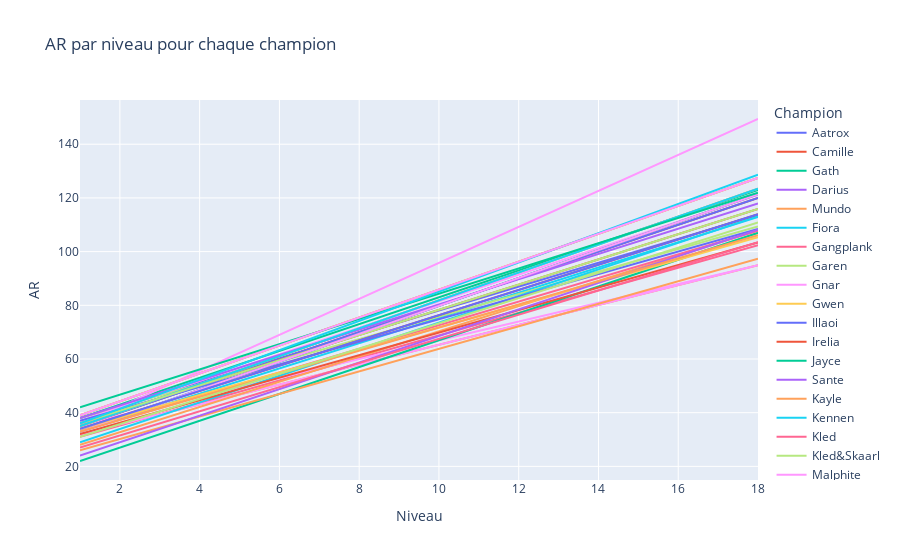

The notebook cell saved with this chart:
### Code cell
plot_ad_per_level(df_top, 'AR')

### Figure 1 — Plotly figure (JSON) as saved in the notebook; plotly's stock layout.template omitted (floating-point values rounded to 4 significant figures)
{"data": [{"hovertemplate": "Champion=Aatrox<br>Niveau=%{x}<br>AR=%{y}<extra></extra>", "legendgroup": "Aatrox", "line": {"color": "#636efa", "dash": "solid"}, "marker": {"symbol": "circle"}, "mode": "lines", "name": "Aatrox", "orientation": "v", "showlegend": true, "type": "scatter", "x": [1, 2, 3, 4, 5, 6, 7, 8, 9, 10, 11, 12, 13, 14, 15, 16, 17, 18], "xaxis": "x", "y": [38, 42.45, 46.9, 51.35, 55.8, 60.25, 64.7, 69.15, 73.6, 78.05, 82.5, 86.95, 91.4, 95.85, 100.3, 104.8, 109.2, 113.7], "yaxis": "y"}, {"hovertemplate": "Champion=Camille<br>Niveau=%{x}<br>AR=%{y}<extra></extra>", "legendgroup": "Camille", "line": {"color": "#EF553B", "dash": "solid"}, "marker": {"symbol": "circle"}, "mode": "lines", "name": "Camille", "orientation": "v", "showlegend": true, "type": "scatter", "x": [1, 2, 3, 4, 5, 6, 7, 8, 9, 10, 11, 12, 13, 14, 15, 16, 17, 18], "xaxis": "x", "y": [35, 40, 45, 50, 55, 60, 65, 70, 75, 80, 85, 90, 95, 100, 105, 110, 115, 120], "yaxis": "y"}, {"hovertemplate": "Champion=Gath<br>Niveau=%{x}<br>AR=%{y}<extra></extra>", "legendgroup": "Gath", "line": {"color": "#00cc96", "dash": "solid"}, "marker": {"symbol": "circle"}, "mode": "lines", "name": "Gath", "orientation": "v", "showlegend": true, "type": "scatter", "x": [1, 2, 3, 4, 5, 6, 7, 8, 9, 10, 11, 12, 13, 14, 15, 16, 17, 18], "xaxis": "x", "y": [38, 43, 48, 53, 58, 63, 68, 73, 78, 83, 88, 93, 98, 103, 108, 113, 118, 123], "yaxis": "y"}, {"hovertemplate": "Champion=Darius<br>Niveau=%{x}<br>AR=%{y}<extra></extra>", "legendgroup": "Darius", "line": {"color": "#ab63fa", "dash": "solid"}, "marker": {"symbol": "circle"}, "mode": "lines", "name": "Darius", "orientation": "v", "showlegend": true, "type": "scatter", "x": [1, 2, 3, 4, 5, 6, 7, 8, 9, 10, 11, 12, 13, 14, 15, 16, 17, 18], "xaxis": "x", "y": [39, 44.2, 49.4, 54.6, 59.8, 65, 70.2, 75.4, 80.6, 85.8, 91, 96.2, 101.4, 106.6, 111.8, 117, 122.2, 127.4], "yaxis": "y"}, {"hovertemplate": "Champion=Mundo<br>Niveau=%{x}<br>AR=%{y}<extra></extra>", "legendgroup": "Mundo", "line": {"color": "#FFA15A", "dash": "solid"}, "marker": {"symbol": "circle"}, "mode": "lines", "name": "Mundo", "orientation": "v", "showlegend": true, "type": "scatter", "x": [1, 2, 3, 4, 5, 6, 7, 8, 9, 10, 11, 12, 13, 14, 15, 16, 17, 18], "xaxis": "x", "y": [32, 35.7, 39.4, 43.1, 46.8, 50.5, 54.2, 57.9, 61.6, 65.3, 69, 72.7, 76.4, 80.1, 83.8, 87.5, 91.2, 94.9], "yaxis": "y"}, {"hovertemplate": "Champion=Fiora<br>Niveau=%{x}<br>AR=%{y}<extra></extra>", "legendgroup": "Fiora", "line": {"color": "#19d3f3", "dash": "solid"}, "marker": {"symbol": "circle"}, "mode": "lines", "name": "Fiora", "orientation": "v", "showlegend": true, "type": "scatter", "x": [1, 2, 3, 4, 5, 6, 7, 8, 9, 10, 11, 12, 13, 14, 15, 16, 17, 18], "xaxis": "x", "y": [33, 37.7, 42.4, 47.1, 51.8, 56.5, 61.2, 65.9, 70.6, 75.3, 80, 84.7, 89.4, 94.1, 98.8, 103.5, 108.2, 112.9], "yaxis": "y"}, {"hovertemplate": "Champion=Gangplank<br>Niveau=%{x}<br>AR=%{y}<extra></extra>", "legendgroup": "Gangplank", "line": {"color": "#FF6692", "dash": "solid"}, "marker": {"symbol": "circle"}, "mode": "lines", "name": "Gangplank", "orientation": "v", "showlegend": true, "type": "scatter", "x": [1, 2, 3, 4, 5, 6, 7, 8, 9, 10, 11, 12, 13, 14, 15, 16, 17, 18], "xaxis": "x", "y": [31, 35.2, 39.4, 43.6, 47.8, 52, 56.2, 60.4, 64.6, 68.8, 73, 77.2, 81.4, 85.6, 89.8, 94, 98.2, 102.4], "yaxis": "y"}, {"hovertemplate": "Champion=Garen<br>Niveau=%{x}<br>AR=%{y}<extra></extra>", "legendgroup": "Garen", "line": {"color": "#B6E880", "dash": "solid"}, "marker": {"symbol": "circle"}, "mode": "lines", "name": "Garen", "orientation": "v", "showlegend": true, "type": "scatter", "x": [1, 2, 3, 4, 5, 6, 7, 8, 9, 10, 11, 12, 13, 14, 15, 16, 17, 18], "xaxis": "x", "y": [38, 42.2, 46.4, 50.6, 54.8, 59, 63.2, 67.4, 71.6, 75.8, 80, 84.2, 88.4, 92.6, 96.8, 101, 105.2, 109.4], "yaxis": "y"}, {"hovertemplate": "Champion=Gnar<br>Niveau=%{x}<br>AR=%{y}<extra></extra>", "legendgroup": "Gnar", "line": {"color": "#FF97FF", "dash": "solid"}, "marker": {"symbol": "circle"}, "mode": "lines", "name": "Gnar", "orientation": "v", "showlegend": true, "type": "scatter", "x": [1, 2, 3, 4, 5, 6, 7, 8, 9, 10, 11, 12, 13, 14, 15, 16, 17, 18, 1, 2, 3, 4, 5, 6, 7, 8, 9, 10, 11, 12, 13, 14, 15, 16, 17, 18], "xaxis": "x", "y": [32, 35.7, 39.4, 43.1, 46.8, 50.5, 54.2, 57.9, 61.6, 65.3, 69, 72.7, 76.4, 80.1, 83.8, 87.5, 91.2, 94.9, 35.5, 42.2, 48.9, 55.6, 62.3, 69, 75.7, 82.4, 89.1, 95.8, 102.5, 109.2, 115.9, 122.6, 129.3, 136, 142.7, 149.4], "yaxis": "y"}, {"hovertemplate": "Champion=Gwen<br>Niveau=%{x}<br>AR=%{y}<extra></extra>", "legendgroup": "Gwen", "line": {"color": "#FECB52", "dash": "solid"}, "marker": {"symbol": "circle"}, "mode": "lines", "name": "Gwen", "orientation": "v", "showlegend": true, "type": "scatter", "x": [1, 2, 3, 4, 5, 6, 7, 8, 9, 10, 11, 12, 13, 14, 15, 16, 17, 18], "xaxis": "x", "y": [39, 44.2, 49.4, 54.6, 59.8, 65, 70.2, 75.4, 80.6, 85.8, 91, 96.2, 101.4, 106.6, 111.8, 117, 122.2, 127.4], "yaxis": "y"}, {"hovertemplate": "Champion=Illaoi<br>Niveau=%{x}<br>AR=%{y}<extra></extra>", "legendgroup": "Illaoi", "line": {"color": "#636efa", "dash": "solid"}, "marker": {"symbol": "circle"}, "mode": "lines", "name": "Illaoi", "orientation": "v", "showlegend": true, "type": "scatter", "x": [1, 2, 3, 4, 5, 6, 7, 8, 9, 10, 11, 12, 13, 14, 15, 16, 17, 18], "xaxis": "x", "y": [35, 40, 45, 50, 55, 60, 65, 70, 75, 80, 85, 90, 95, 100, 105, 110, 115, 120], "yaxis": "y"}, {"hovertemplate": "Champion=Irelia<br>Niveau=%{x}<br>AR=%{y}<extra></extra>", "legendgroup": "Irelia", "line": {"color": "#EF553B", "dash": "solid"}, "marker": {"symbol": "circle"}, "mode": "lines", "name": "Irelia", "orientation": "v", "showlegend": true, "type": "scatter", "x": [1, 2, 3, 4, 5, 6, 7, 8, 9, 10, 11, 12, 13, 14, 15, 16, 17, 18], "xaxis": "x", "y": [36, 40.7, 45.4, 50.1, 54.8, 59.5, 64.2, 68.9, 73.6, 78.3, 83, 87.7, 92.4, 97.1, 101.8, 106.5, 111.2, 115.9], "yaxis": "y"}, {"hovertemplate": "Champion=Jayce<br>Niveau=%{x}<br>AR=%{y}<extra></extra>", "legendgroup": "Jayce", "line": {"color": "#00cc96", "dash": "solid"}, "marker": {"symbol": "circle"}, "mode": "lines", "name": "Jayce", "orientation": "v", "showlegend": true, "type": "scatter", "x": [1, 2, 3, 4, 5, 6, 7, 8, 9, 10, 11, 12, 13, 14, 15, 16, 17, 18], "xaxis": "x", "y": [22, 27, 32, 37, 42, 47, 52, 57, 62, 67, 72, 77, 82, 87, 92, 97, 102, 107], "yaxis": "y"}, {"hovertemplate": "Champion=Sante<br>Niveau=%{x}<br>AR=%{y}<extra></extra>", "legendgroup": "Sante", "line": {"color": "#ab63fa", "dash": "solid"}, "marker": {"symbol": "circle"}, "mode": "lines", "name": "Sante", "orientation": "v", "showlegend": true, "type": "scatter", "x": [1, 2, 3, 4, 5, 6, 7, 8, 9, 10, 11, 12, 13, 14, 15, 16, 17, 18], "xaxis": "x", "y": [33, 38.2, 43.4, 48.6, 53.8, 59, 64.2, 69.4, 74.6, 79.8, 85, 90.2, 95.4, 100.6, 105.8, 111, 116.2, 121.4], "yaxis": "y"}, {"hovertemplate": "Champion=Kayle<br>Niveau=%{x}<br>AR=%{y}<extra></extra>", "legendgroup": "Kayle", "line": {"color": "#FFA15A", "dash": "solid"}, "marker": {"symbol": "circle"}, "mode": "lines", "name": "Kayle", "orientation": "v", "showlegend": true, "type": "scatter", "x": [1, 2, 3, 4, 5, 6, 7, 8, 9, 10, 11, 12, 13, 14, 15, 16, 17, 18], "xaxis": "x", "y": [26, 30.2, 34.4, 38.6, 42.8, 47, 51.2, 55.4, 59.6, 63.8, 68, 72.2, 76.4, 80.6, 84.8, 89, 93.2, 97.4], "yaxis": "y"}, {"hovertemplate": "Champion=Kennen<br>Niveau=%{x}<br>AR=%{y}<extra></extra>", "legendgroup": "Kennen", "line": {"color": "#19d3f3", "dash": "solid"}, "marker": {"symbol": "circle"}, "mode": "lines", "name": "Kennen", "orientation": "v", "showlegend": true, "type": "scatter", "x": [1, 2, 3, 4, 5, 6, 7, 8, 9, 10, 11, 12, 13, 14, 15, 16, 17, 18], "xaxis": "x", "y": [29, 33.95, 38.9, 43.85, 48.8, 53.75, 58.7, 63.65, 68.6, 73.55, 78.5, 83.45, 88.4, 93.35, 98.3, 103.2, 108.2, 113.2], "yaxis": "y"}, {"hovertemplate": "Champion=Kled<br>Niveau=%{x}<br>AR=%{y}<extra></extra>", "legendgroup": "Kled", "line": {"color": "#FF6692", "dash": "solid"}, "marker": {"symbol": "circle"}, "mode": "lines", "name": "Kled", "orientation": "v", "showlegend": true, "type": "scatter", "x": [1, 2, 3, 4, 5, 6, 7, 8, 9, 10, 11, 12, 13, 14, 15, 16, 17, 18], "xaxis": "x", "y": [35, 40.2, 45.4, 50.6, 55.8, 61, 66.2, 71.4, 76.6, 81.8, 87, 92.2, 97.4, 102.6, 107.8, 113, 118.2, 123.4], "yaxis": "y"}, {"hovertemplate": "Champion=Kled&Skaarl<br>Niveau=%{x}<br>AR=%{y}<extra></extra>", "legendgroup": "Kled&Skaarl", "line": {"color": "#B6E880", "dash": "solid"}, "marker": {"symbol": "circle"}, "mode": "lines", "name": "Kled&Skaarl", "orientation": "v", "showlegend": true, "type": "scatter", "x": [1, 2, 3, 4, 5, 6, 7, 8, 9, 10, 11, 12, 13, 14, 15, 16, 17, 18], "xaxis": "x", "y": [35, 40.2, 45.4, 50.6, 55.8, 61, 66.2, 71.4, 76.6, 81.8, 87, 92.2, 97.4, 102.6, 107.8, 113, 118.2, 123.4], "yaxis": "y"}, {"hovertemplate": "Champion=Malphite<br>Niveau=%{x}<br>AR=%{y}<extra></extra>", "legendgroup": "Malphite", "line": {"color": "#FF97FF", "dash": "solid"}, "marker": {"symbol": "circle"}, "mode": "lines", "name": "Malphite", "orientation": "v", "showlegend": true, "type": "scatter", "x": [1, 2, 3, 4, 5, 6, 7, 8, 9, 10, 11, 12, 13, 14, 15, 16, 17, 18], "xaxis": "x", "y": [37, 41.95, 46.9, 51.85, 56.8, 61.75, 66.7, 71.65, 76.6, 81.55, 86.5, 91.45, 96.4, 101.4, 106.3, 111.2, 116.2, 121.2], "yaxis": "y"}, {"hovertemplate": "Champion=Maokai<br>Niveau=%{x}<br>AR=%{y}<extra></extra>", "legendgroup": "Maokai", "line": {"color": "#FECB52", "dash": "solid"}, "marker": {"symbol": "circle"}, "mode": "lines", "name": "Maokai", "orientation": "v", "showlegend": true, "type": "scatter", "x": [1, 2, 3, 4, 5, 6, 7, 8, 9, 10, 11, 12, 13, 14, 15, 16, 17, 18], "xaxis": "x", "y": [39, 44.2, 49.4, 54.6, 59.8, 65, 70.2, 75.4, 80.6, 85.8, 91, 96.2, 101.4, 106.6, 111.8, 117, 122.2, 127.4], "yaxis": "y"}, {"hovertemplate": "Champion=Mordekaiser<br>Niveau=%{x}<br>AR=%{y}<extra></extra>", "legendgroup": "Mordekaiser", "line": {"color": "#636efa", "dash": "solid"}, "marker": {"symbol": "circle"}, "mode": "lines", "name": "Mordekaiser", "orientation": "v", "showlegend": true, "type": "scatter", "x": [1, 2, 3, 4, 5, 6, 7, 8, 9, 10, 11, 12, 13, 14, 15, 16, 17, 18], "xaxis": "x", "y": [37, 41.2, 45.4, 49.6, 53.8, 58, 62.2, 66.4, 70.6, 74.8, 79, 83.2, 87.4, 91.6, 95.8, 100, 104.2, 108.4], "yaxis": "y"}, {"hovertemplate": "Champion=Nasus<br>Niveau=%{x}<br>AR=%{y}<extra></extra>", "legendgroup": "Nasus", "line": {"color": "#EF553B", "dash": "solid"}, "marker": {"symbol": "circle"}, "mode": "lines", "name": "Nasus", "orientation": "v", "showlegend": true, "type": "scatter", "x": [1, 2, 3, 4, 5, 6, 7, 8, 9, 10, 11, 12, 13, 14, 15, 16, 17, 18], "xaxis": "x", "y": [34, 38.7, 43.4, 48.1, 52.8, 57.5, 62.2, 66.9, 71.6, 76.3, 81, 85.7, 90.4, 95.1, 99.8, 104.5, 109.2, 113.9], "yaxis": "y"}, {"hovertemplate": "Champion=Ornn<br>Niveau=%{x}<br>AR=%{y}<extra></extra>", "legendgroup": "Ornn", "line": {"color": "#00cc96", "dash": "solid"}, "marker": {"symbol": "circle"}, "mode": "lines", "name": "Ornn", "orientation": "v", "showlegend": true, "type": "scatter", "x": [1, 2, 3, 4, 5, 6, 7, 8, 9, 10, 11, 12, 13, 14, 15, 16, 17, 18], "xaxis": "x", "y": [33, 38.2, 43.4, 48.6, 53.8, 59, 64.2, 69.4, 74.6, 79.8, 85, 90.2, 95.4, 100.6, 105.8, 111, 116.2, 121.4], "yaxis": "y"}, {"hovertemplate": "Champion=Poppy<br>Niveau=%{x}<br>AR=%{y}<extra></extra>", "legendgroup": "Poppy", "line": {"color": "#ab63fa", "dash": "solid"}, "marker": {"symbol": "circle"}, "mode": "lines", "name": "Poppy", "orientation": "v", "showlegend": true, "type": "scatter", "x": [1, 2, 3, 4, 5, 6, 7, 8, 9, 10, 11, 12, 13, 14, 15, 16, 17, 18], "xaxis": "x", "y": [38, 42.7, 47.4, 52.1, 56.8, 61.5, 66.2, 70.9, 75.6, 80.3, 85, 89.7, 94.4, 99.1, 103.8, 108.5, 113.2, 117.9], "yaxis": "y"}, {"hovertemplate": "Champion=Quinn<br>Niveau=%{x}<br>AR=%{y}<extra></extra>", "legendgroup": "Quinn", "line": {"color": "#FFA15A", "dash": "solid"}, "marker": {"symbol": "circle"}, "mode": "lines", "name": "Quinn", "orientation": "v", "showlegend": true, "type": "scatter", "x": [1, 2, 3, 4, 5, 6, 7, 8, 9, 10, 11, 12, 13, 14, 15, 16, 17, 18], "xaxis": "x", "y": [28, 32.7, 37.4, 42.1, 46.8, 51.5, 56.2, 60.9, 65.6, 70.3, 75, 79.7, 84.4, 89.1, 93.8, 98.5, 103.2, 107.9], "yaxis": "y"}, {"hovertemplate": "Champion=Renekton<br>Niveau=%{x}<br>AR=%{y}<extra></extra>", "legendgroup": "Renekton", "line": {"color": "#19d3f3", "dash": "solid"}, "marker": {"symbol": "circle"}, "mode": "lines", "name": "Renekton", "orientation": "v", "showlegend": true, "type": "scatter", "x": [1, 2, 3, 4, 5, 6, 7, 8, 9, 10, 11, 12, 13, 14, 15, 16, 17, 18], "xaxis": "x", "y": [35, 40.2, 45.4, 50.6, 55.8, 61, 66.2, 71.4, 76.6, 81.8, 87, 92.2, 97.4, 102.6, 107.8, 113, 118.2, 123.4], "yaxis": "y"}, {"hovertemplate": "Champion=Riven<br>Niveau=%{x}<br>AR=%{y}<extra></extra>", "legendgroup": "Riven", "line": {"color": "#FF6692", "dash": "solid"}, "marker": {"symbol": "circle"}, "mode": "lines", "name": "Riven", "orientation": "v", "showlegend": true, "type": "scatter", "x": [1, 2, 3, 4, 5, 6, 7, 8, 9, 10, 11, 12, 13, 14, 15, 16, 17, 18], "xaxis": "x", "y": [33, 37.4, 41.8, 46.2, 50.6, 55, 59.4, 63.8, 68.2, 72.6, 77, 81.4, 85.8, 90.2, 94.6, 99, 103.4, 107.8], "yaxis": "y"}, {"hovertemplate": "Champion=Rumble<br>Niveau=%{x}<br>AR=%{y}<extra></extra>", "legendgroup": "Rumble", "line": {"color": "#B6E880", "dash": "solid"}, "marker": {"symbol": "circle"}, "mode": "lines", "name": "Rumble", "orientation": "v", "showlegend": true, "type": "scatter", "x": [1, 2, 3, 4, 5, 6, 7, 8, 9, 10, 11, 12, 13, 14, 15, 16, 17, 18], "xaxis": "x", "y": [36, 40.7, 45.4, 50.1, 54.8, 59.5, 64.2, 68.9, 73.6, 78.3, 83, 87.7, 92.4, 97.1, 101.8, 106.5, 111.2, 115.9], "yaxis": "y"}, {"hovertemplate": "Champion=Sett<br>Niveau=%{x}<br>AR=%{y}<extra></extra>", "legendgroup": "Sett", "line": {"color": "#FF97FF", "dash": "solid"}, "marker": {"symbol": "circle"}, "mode": "lines", "name": "Sett", "orientation": "v", "showlegend": true, "type": "scatter", "x": [1, 2, 3, 4, 5, 6, 7, 8, 9, 10, 11, 12, 13, 14, 15, 16, 17, 18], "xaxis": "x", "y": [33, 38.2, 43.4, 48.6, 53.8, 59, 64.2, 69.4, 74.6, 79.8, 85, 90.2, 95.4, 100.6, 105.8, 111, 116.2, 121.4], "yaxis": "y"}, {"hovertemplate": "Champion=Shen<br>Niveau=%{x}<br>AR=%{y}<extra></extra>", "legendgroup": "Shen", "line": {"color": "#FECB52", "dash": "solid"}, "marker": {"symbol": "circle"}, "mode": "lines", "name": "Shen", "orientation": "v", "showlegend": true, "type": "scatter", "x": [1, 2, 3, 4, 5, 6, 7, 8, 9, 10, 11, 12, 13, 14, 15, 16, 17, 18], "xaxis": "x", "y": [34, 38.2, 42.4, 46.6, 50.8, 55, 59.2, 63.4, 67.6, 71.8, 76, 80.2, 84.4, 88.6, 92.8, 97, 101.2, 105.4], "yaxis": "y"}, {"hovertemplate": "Champion=Singed<br>Niveau=%{x}<br>AR=%{y}<extra></extra>", "legendgroup": "Singed", "line": {"color": "#636efa", "dash": "solid"}, "marker": {"symbol": "circle"}, "mode": "lines", "name": "Singed", "orientation": "v", "showlegend": true, "type": "scatter", "x": [1, 2, 3, 4, 5, 6, 7, 8, 9, 10, 11, 12, 13, 14, 15, 16, 17, 18], "xaxis": "x", "y": [34, 38.7, 43.4, 48.1, 52.8, 57.5, 62.2, 66.9, 71.6, 76.3, 81, 85.7, 90.4, 95.1, 99.8, 104.5, 109.2, 113.9], "yaxis": "y"}, {"hovertemplate": "Champion=Sion<br>Niveau=%{x}<br>AR=%{y}<extra></extra>", "legendgroup": "Sion", "line": {"color": "#EF553B", "dash": "solid"}, "marker": {"symbol": "circle"}, "mode": "lines", "name": "Sion", "orientation": "v", "showlegend": true, "type": "scatter", "x": [1, 2, 3, 4, 5, 6, 7, 8, 9, 10, 11, 12, 13, 14, 15, 16, 17, 18], "xaxis": "x", "y": [32, 36.2, 40.4, 44.6, 48.8, 53, 57.2, 61.4, 65.6, 69.8, 74, 78.2, 82.4, 86.6, 90.8, 95, 99.2, 103.4], "yaxis": "y"}, {"hovertemplate": "Champion=Kench<br>Niveau=%{x}<br>AR=%{y}<extra></extra>", "legendgroup": "Kench", "line": {"color": "#00cc96", "dash": "solid"}, "marker": {"symbol": "circle"}, "mode": "lines", "name": "Kench", "orientation": "v", "showlegend": true, "type": "scatter", "x": [1, 2, 3, 4, 5, 6, 7, 8, 9, 10, 11, 12, 13, 14, 15, 16, 17, 18], "xaxis": "x", "y": [42, 46.7, 51.4, 56.1, 60.8, 65.5, 70.2, 74.9, 79.6, 84.3, 89, 93.7, 98.4, 103.1, 107.8, 112.5, 117.2, 121.9], "yaxis": "y"}, {"hovertemplate": "Champion=Teemo<br>Niveau=%{x}<br>AR=%{y}<extra></extra>", "legendgroup": "Teemo", "line": {"color": "#ab63fa", "dash": "solid"}, "marker": {"symbol": "circle"}, "mode": "lines", "name": "Teemo", "orientation": "v", "showlegend": true, "type": "scatter", "x": [1, 2, 3, 4, 5, 6, 7, 8, 9, 10, 11, 12, 13, 14, 15, 16, 17, 18], "xaxis": "x", "y": [24, 28.95, 33.9, 38.85, 43.8, 48.75, 53.7, 58.65, 63.6, 68.55, 73.5, 78.45, 83.4, 88.35, 93.3, 98.25, 103.2, 108.2], "yaxis": "y"}, {"hovertemplate": "Champion=Tryndamere<br>Niveau=%{x}<br>AR=%{y}<extra></extra>", "legendgroup": "Tryndamere", "line": {"color": "#FFA15A", "dash": "solid"}, "marker": {"symbol": "circle"}, "mode": "lines", "name": "Tryndamere", "orientation": "v", "showlegend": true, "type": "scatter", "x": [1, 2, 3, 4, 5, 6, 7, 8, 9, 10, 11, 12, 13, 14, 15, 16, 17, 18], "xaxis": "x", "y": [33, 37.3, 41.6, 45.9, 50.2, 54.5, 58.8, 63.1, 67.4, 71.7, 76, 80.3, 84.6, 88.9, 93.2, 97.5, 101.8, 106.1], "yaxis": "y"}, {"hovertemplate": "Champion=Urgot<br>Niveau=%{x}<br>AR=%{y}<extra></extra>", "legendgroup": "Urgot", "line": {"color": "#19d3f3", "dash": "solid"}, "marker": {"symbol": "circle"}, "mode": "lines", "name": "Urgot", "orientation": "v", "showlegend": true, "type": "scatter", "x": [1, 2, 3, 4, 5, 6, 7, 8, 9, 10, 11, 12, 13, 14, 15, 16, 17, 18], "xaxis": "x", "y": [36, 41.45, 46.9, 52.35, 57.8, 63.25, 68.7, 74.15, 79.6, 85.05, 90.5, 95.95, 101.4, 106.9, 112.3, 117.8, 123.2, 128.7], "yaxis": "y"}, {"hovertemplate": "Champion=Vladimir<br>Niveau=%{x}<br>AR=%{y}<extra></extra>", "legendgroup": "Vladimir", "line": {"color": "#FF6692", "dash": "solid"}, "marker": {"symbol": "circle"}, "mode": "lines", "name": "Vladimir", "orientation": "v", "showlegend": true, "type": "scatter", "x": [1, 2, 3, 4, 5, 6, 7, 8, 9, 10, 11, 12, 13, 14, 15, 16, 17, 18], "xaxis": "x", "y": [27, 31.5, 36, 40.5, 45, 49.5, 54, 58.5, 63, 67.5, 72, 76.5, 81, 85.5, 90, 94.5, 99, 103.5], "yaxis": "y"}, {"hovertemplate": "Champion=Wukong<br>Niveau=%{x}<br>AR=%{y}<extra></extra>", "legendgroup": "Wukong", "line": {"color": "#B6E880", "dash": "solid"}, "marker": {"symbol": "circle"}, "mode": "lines", "name": "Wukong", "orientation": "v", "showlegend": true, "type": "scatter", "x": [1, 2, 3, 4, 5, 6, 7, 8, 9, 10, 11, 12, 13, 14, 15, 16, 17, 18], "xaxis": "x", "y": [31, 35.7, 40.4, 45.1, 49.8, 54.5, 59.2, 63.9, 68.6, 73.3, 78, 82.7, 87.4, 92.1, 96.8, 101.5, 106.2, 110.9], "yaxis": "y"}, {"hovertemplate": "Champion=Yorick<br>Niveau=%{x}<br>AR=%{y}<extra></extra>", "legendgroup": "Yorick", "line": {"color": "#FF97FF", "dash": "solid"}, "marker": {"symbol": "circle"}, "mode": "lines", "name": "Yorick", "orientation": "v", "showlegend": true, "type": "scatter", "x": [1, 2, 3, 4, 5, 6, 7, 8, 9, 10, 11, 12, 13, 14, 15, 16, 17, 18], "xaxis": "x", "y": [39, 44.2, 49.4, 54.6, 59.8, 65, 70.2, 75.4, 80.6, 85.8, 91, 96.2, 101.4, 106.6, 111.8, 117, 122.2, 127.4], "yaxis": "y"}], "layout": {"legend": {"title": {"text": "Champion"}, "tracegroupgap": 0}, "title": {"text": "AR par niveau pour chaque champion"}, "xaxis": {"anchor": "y", "domain": [0, 1], "title": {"text": "Niveau"}}, "yaxis": {"anchor": "x", "domain": [0, 1], "title": {"text": "AR"}}}}
